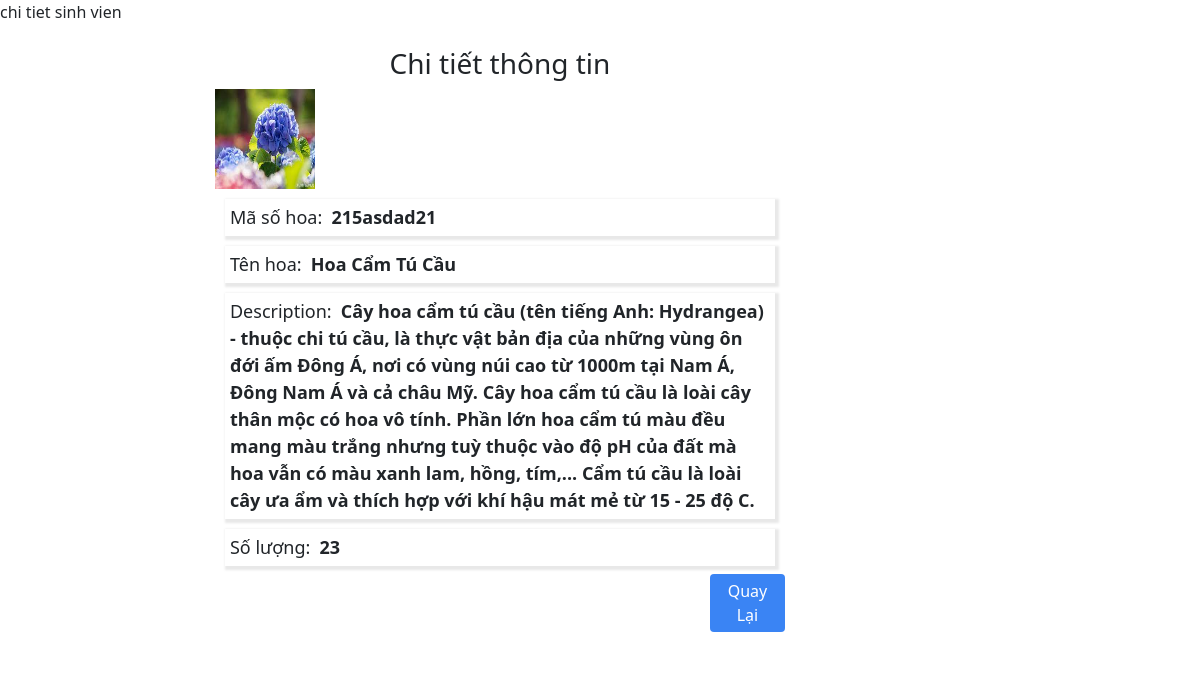
Screenshot of /myhome/flowers/4 with the database file from the repository.
### myhome/models.py (models this page shows)
class flowers (models.Model):
    ms = models.CharField(max_length=100)
    name= models.TextField()
    price = models.TextField()
    image = models.ImageField(null=True)
    description = models.TextField()
    number = models.TextField()

### myhome/views.py (the view)
# urls.py: path('/flowers/<int:id>',views.flowers_id),
def flowers_id(request, id):
    Flowers = flowers.objects.get(id=id)
    return render(request, 'pages/detail.html', {'flowers':Flowers})

### myhome/templates/pages/detail.html
{% extends "pages/home.html" %}
{% block title %}
chi tiet sinh vien
{% endblock %}
{% block content %}
<div class="MuiBoxItem_Left MuiBoxStudent">
    <div class="information py-2">
        <form action="" class="formQLTT">
            <h3 class="text-center">Chi tiết thông tin</h3>
            <div class="group mssv">
                <img src="{{flowers.image.url}}" data-src="{{ flowers.image.url }}" width="100px" height="100px"/>
                <div class="row">
                    <div class="col-6 detail-item">
                        <label for="" class="detail-label">Mã số hoa:</label>
                        <span class="detail_text" id="mssv">{{flowers.ms}}</span>
                    </div>
                    <div class="col-6 detail-item">
                        <label for="" class="detail-label">Tên hoa:</label>
                        <span class="detail_text" id="name">{{flowers.name}}</span>
                    </div>
                    <div class="col-6 detail-item ">
                        <label for="" class="detail-label">Description:</label>
                        <span class="detail_text" id="email">{{flowers.description}}</span>
                    </div>
                    <div class="col-6 detail-item">
                        <label for="" class="detail-label">Số lượng:</label>
                        <span class="detail_text" id="phone">{{flowers.number}}</span>
                    </div>
                    <div class="col-12 py-2">
                        <div class="row justify-content-end">
                            <div class="col-2 txtBtn">
                                <a href="http://127.0.0.1:8000/myhome/home" type="button" class="btn txtOK">Quay Lại</a>
                            </div>
                        </div>
                    </div>
                </div>
            </div>
        </form>
    </div>
</div>
{% endblock %}

### myhome/templates/pages/home.html (style rules this page uses)
* { margin: 0; padding: 0; }
.MuiBoxItem_Left { width: 83.3333%; }
.MuiBoxStudent { background: #fff; padding: 15px 15px; border-radius: 6px; }
.group { margin: 0 200px; padding: 0px 0; }
.txtBtn { display: flex; justify-content: end; }
.btn { padding: 5px 10px; border: 0; }
.txtOK { background-color: #3a84f4; color: #fff; }
.detail-label { font-weight: 400; font-size: 18px; }
.detail_text { font-size: 18px; padding: 5px; font-weight: 600; }
.detail-item { padding: 13px 0; }
.detail-item { width: 550px; height: auto; background-color: rgb(255, 255, 255); z-index: 1000; margin: auto; margin-top: 10px; padding: 5px; box-shadow: 2px 2px 2px 2px rgba(227, 227, 227, 0.8); }

### rows the page displays
flowers: image (picture), ms "215asdad21", name "Hoa Cẩm Tú Cầu", description "Cây hoa cẩm tú cầu (tên tiếng Anh: Hydrangea) - thuộc chi tú cầu, là thực vật bản địa của những vùng ôn đới ấm Đông Á, nơi có vùng núi cao từ 1000m tại Nam Á, Đông Nam Á và cả châu Mỹ. Cây hoa cẩm tú cầu là loài cây thân mộc có hoa vô tính. Phần lớn hoa cẩm tú màu đều mang màu trắng nhưng tuỳ thuộc vào độ pH của đất mà hoa vẫn có màu xanh lam, hồng, tím,... Cẩm tú cầu là loài cây ưa ẩm và thích hợp với khí hậu mát mẻ từ 15 - 25 độ C.", number "23"
